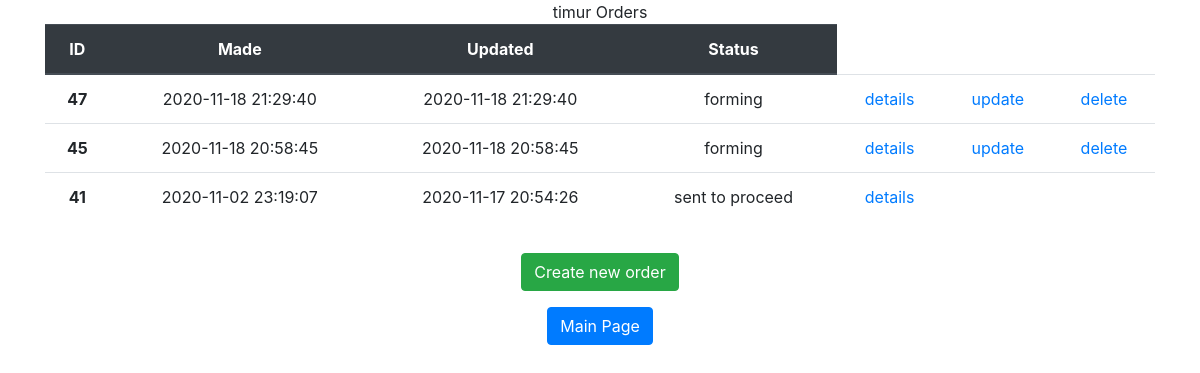
Before: /order/ (signed in) with the older database file.
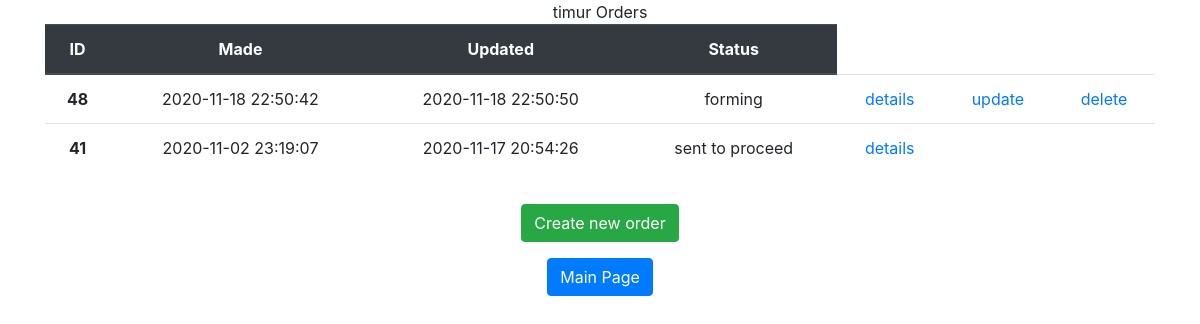
After: the same page with the newer database file.
### ordersapp/models.py (models this page shows, shortened)
class Order(models.Model):
    FORMING = 'FM'
    SENT_TO_PROCEED = 'STP'
    PROCEEDED = 'PRD'
    PAID = 'PD'
    READY = 'RDY'
    DONE = 'DN'
    CANCEL = 'CNL'
    ORDER_STATUS_CHOICES = (
        (FORMING, 'forming'),
        (SENT_TO_PROCEED, 'sent to proceed'),
        (PROCEEDED, 'proceeded'),
        (PAID, 'paid'),
        (READY, 'ready'),
        (DONE, 'done'),
        (CANCEL, 'canceled')
    )
    user = models.ForeignKey(settings.AUTH_USER_MODEL, on_delete=models.CASCADE, verbose_name='user')
    created = models.DateTimeField(verbose_name='made', auto_now_add=True)
    updated = models.DateTimeField(verbose_name='updated', auto_now=True)
    status = models.CharField(verbose_name='status', max_length=3, choices=ORDER_STATUS_CHOICES, default=FORMING)
    paid = models.DateTimeField(verbose_name='payment_status', auto_now=False, null=True)
    is_active = models.BooleanField(verbose_name='active', default=True, db_index=True)
    class Meta:
        ordering = ('-created',)
        verbose_name = 'order'
        verbose_name_plural = 'orders'

### ordersapp/views.py (the view)
# urls.py: path('', ordersapp.OrderList.as_view(), name='orders_list'),
class OrderList(ListView):
    model = Order
    @method_decorator(login_required())
    def dispatch(self, *args, **kwargs):
        return super().dispatch(*args, **kwargs)
    def get_queryset(self):
        return Order.objects.filter(user=self.request.user).select_related()

### mainapp/context_processors.py (called while the page is built)
def shopping_cart(request):
    shopping_cart = []
    if request.user.is_authenticated:
        shopping_cart = request.user.shopping_cart.select_related()
    return {
        'shopping_cart':
            shopping_cart,
    }

### ordersapp/templates/ordersapp/order_list.html
{% extends 'ordersapp/base.html' %}
{% load static %}
{% block content %}
    <div class="container text-center">
    <div class="row">
        <div class="col">
            {% if user.first_name %}
            {{ user.first_name }}
                {% else %}
                User
            {% endif %} Orders
        </div>
    </div>
    </div>
    <div class="container text-center">
    <div class="row">
        <div class="col">
            <table class="table">
  <thead class="thead-dark">
    <tr>
      <th scope="col">ID</th>
      <th scope="col">Made</th>
      <th scope="col">Updated</th>
      <th scope="col">Status</th>
    </tr>
  </thead>
                <tbody>
                {% for item in object_list %}
                {% if item.is_active %}
                <tr>
                    <th scope="row">{{ item.pk }}</th>
                    <td>{{ item.created|date:"Y-m-d H:i:s" }}</td>
                    <td>{{ item.updated|date:"Y-m-d H:i:s" }}</td>
                    <td>{{ item.get_status_display }}</td>
                    <td>
                        <a href="{% url 'ordersapp:order_read' item.pk %}"> details</a>
                    </td>
                    <td>
                        {% if item.status == 'FM' %}
                        <a href="{% url 'ordersapp:order_update' item.pk %}">update</a>
                        {% endif %}
                    </td>
                    <td>
                        {% if item.status == 'FM' %}
                        <a href="{% url 'ordersapp:order_delete' item.pk %}">delete</a>
                        {% endif %}
                    </td>
                </tr>
            {% endif %}
            {% endfor %}
                </tbody>
            </table>
        </div>
    </div>
    </div>
    <div class="container text-center mt-3">
    <div class="row">
        <div class="col">
            <a href="{% url 'ordersapp:order_create' %}" class="btn btn-success" role="button">Create new order</a>
        </div>
    </div>
    </div>
    <div class="container text-center mt-3">
    <div class="row">
        <div class="col">
            <a href="{% url 'main' %}" class="btn btn-primary" role="button">Main Page</a>
        </div>
    </div>
    </div>
{% endblock %}

Changed rows visible on the page:
no longer on this page (row edited): Order: pk "47", created "2020-11-18 21:29:40", updated "2020-11-18 21:29:40", status "forming", shows "delete"
no longer on this page (row edited): Order: pk "45", created "2020-11-18 20:58:45", updated "2020-11-18 20:58:45", status "forming", shows "delete"
added Order: pk "48", created "2020-11-18 22:50:42", updated "2020-11-18 22:50:50", status "forming", shows "delete"
